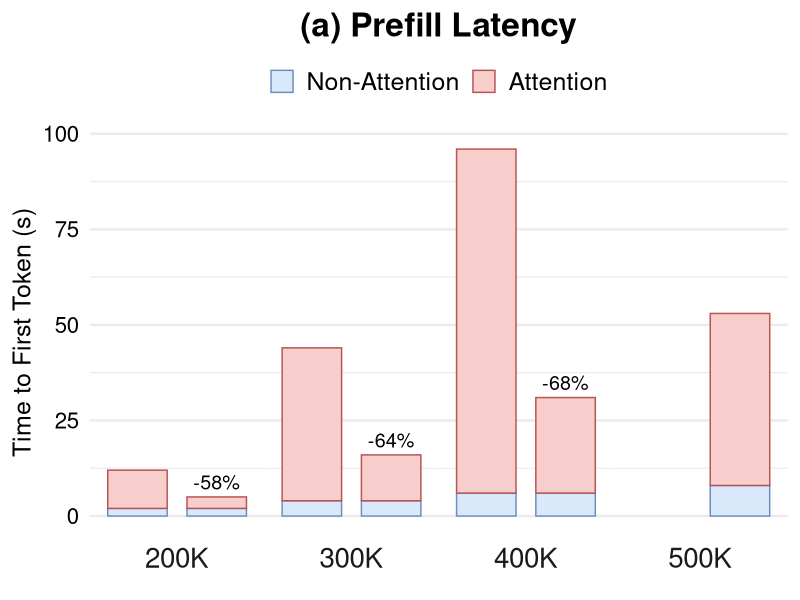

Recreate this plot in R.
library(tidyverse)

data <- read_csv("data/perf_1.csv") %>%
  mutate(
    tokens = fct_inorder(tokens),
    method = fct_inorder(method),
    component = fct_inorder(component)
  ) %>%
  group_by(tokens, method) %>%
  mutate(total_latency = sum(latency)) %>%
  ungroup()

reduction_labels <- data %>%
  distinct(tokens, method, total_latency) %>%
  group_by(tokens) %>%
  mutate(
    vanilla_latency = total_latency[method == "Vanilla"],
    reduction = (total_latency - vanilla_latency) / vanilla_latency,
    label = if_else(
      method == "WG-KV",
      scales::label_percent(accuracy = 1)(reduction),
      ""
    )
  ) %>%
  ungroup()

fig <- ggplot(data, aes(x = method, y = latency, fill = component, colour = component)) +
  geom_col(width = 0.75, position = position_stack(reverse = TRUE)) +
  geom_text(
    data = reduction_labels,
    aes(x = method, y = total_latency, label = label),
    vjust = -0.5,
    size = 5,
    inherit.aes = FALSE
  ) +
  facet_grid(. ~ tokens, switch = "x") +
  scale_fill_manual(
    values = c("Non-Attention" = "#DAE8FC", "Attention" = "#F8CECC"),
  ) +
  scale_colour_manual(
    values = c("Non-Attention" = "#6C8EBF", "Attention" = "#B85450"),
  ) +
  labs(
    title = "(a) Prefill Latency",
    x = NULL,
    y = "Time to First Token (s)",
  ) +
  theme_minimal(base_size = 18) +
  theme(
    plot.title = element_text(size = 24, hjust = 0.5, face = "bold"),
    legend.position = "top",
    legend.title = element_blank(),
    legend.text = element_text(size = 18),
    axis.text.x = element_blank(),
    axis.text.y = element_text(size = 16, colour = "black"),
    strip.text.x = element_text(size = 20),
    panel.spacing = unit(0, "cm"),
    panel.grid.major.x = element_blank(),
    panel.grid.minor.x = element_blank(),
  )

ggsave("perf_1.pdf", fig, width = 5.0, height = 4.0, units = "in")
